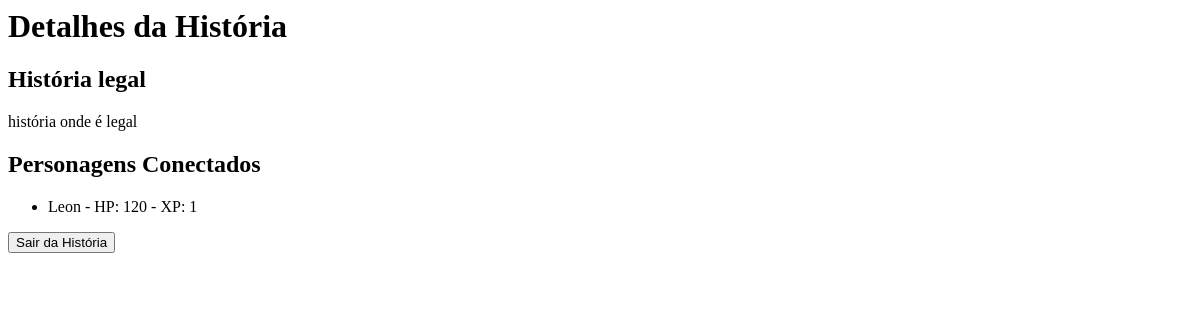
The app's page /1/, older data.
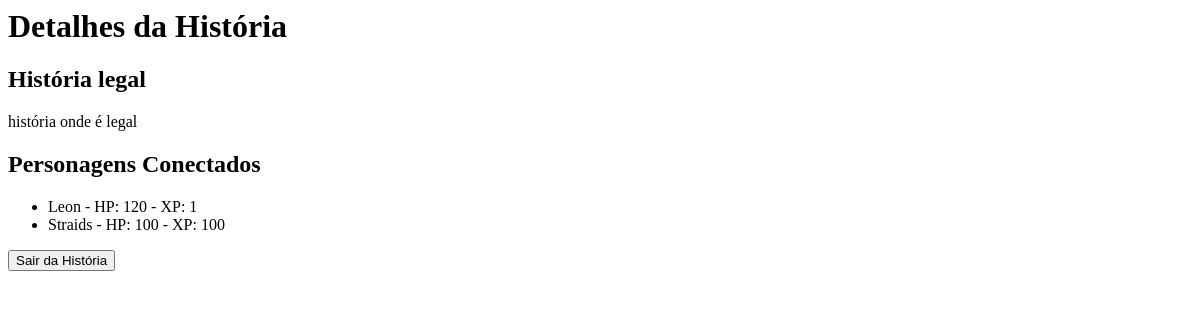
The same page, newer data.
### niwera_rpg/models.py (models this page shows, shortened)
class Story(models.Model):
    title = models.CharField(max_length=100)
    description = models.TextField()
    class Meta:
        verbose_name = 'História'
        verbose_name_plural = 'Histórias'

class Character(models.Model):
    user = models.ForeignKey(User, on_delete=models.CASCADE)
    name = models.CharField(max_length=100)
    hp = models.IntegerField()
    xp = models.IntegerField()
    level = models.IntegerField()
    mana = models.IntegerField()
    money = models.DecimalField(max_digits=10, decimal_places=2)
    stories = models.ManyToManyField('Story', through='CharacterStory')
    class Meta:
        verbose_name = 'Personagem'
        verbose_name_plural = 'Personagens'

### niwera_rpg/views.py (the view)
def story_details(request, story_id):
    story = Story.objects.get(id=story_id)
    connected_characters = story.character_set.all()
    context = {
        'story': story,
        'connected_characters': connected_characters
    }
    return render(request, 'story_details.html', context)

### niwera_rpg/templates/story_details.html (shortened to what this page needs)
<div class="container">
    <h1>Detalhes da História</h1>
    <h2>{{ story.title }}</h2>
    <p>{{ story.description }}</p>
    <h2>Personagens Conectados</h2>
    <ul>
        {% for character in connected_characters %}
        <li data-character-id="{{ character.id }}">{{ character.name }} - HP: {{ character.hp }} - XP:
            {{ character.xp }}</li>
        {% endfor %}
    </ul>
    <button id="discconectButton" onclick="disconnect_user()">Sair da História</button>
</div>

Row changes from the older to the newer data that the page shows:
added Character: name "Straids", hp "100", xp "100"
